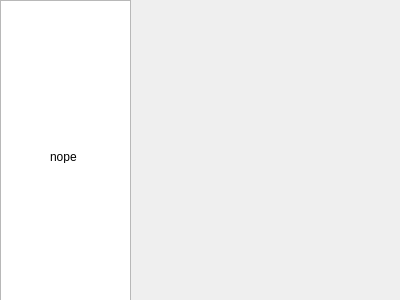
<?xml version="1.0" encoding="UTF-8"?>
<ui version="4.0">
 <class>Blocker</class>
 <widget class="QWidget" name="Blocker">
  <property name="geometry">
   <rect>
    <x>0</x>
    <y>0</y>
    <width>400</width>
    <height>300</height>
   </rect>
  </property>
  <property name="windowTitle">
   <string>Form</string>
  </property>
  <widget class="QPlainTextEdit" name="plainTextEdit">
   <property name="geometry">
    <rect>
     <x>0</x>
     <y>0</y>
     <width>131</width>
     <height>301</height>
    </rect>
   </property>
  </widget>
  <widget class="QLabel" name="label">
   <property name="geometry">
    <rect>
     <x>50</x>
     <y>150</y>
     <width>47</width>
     <height>13</height>
    </rect>
   </property>
   <property name="text">
    <string>nope</string>
   </property>
  </widget>
 </widget>
 <resources/>
 <connections/>
</ui>
